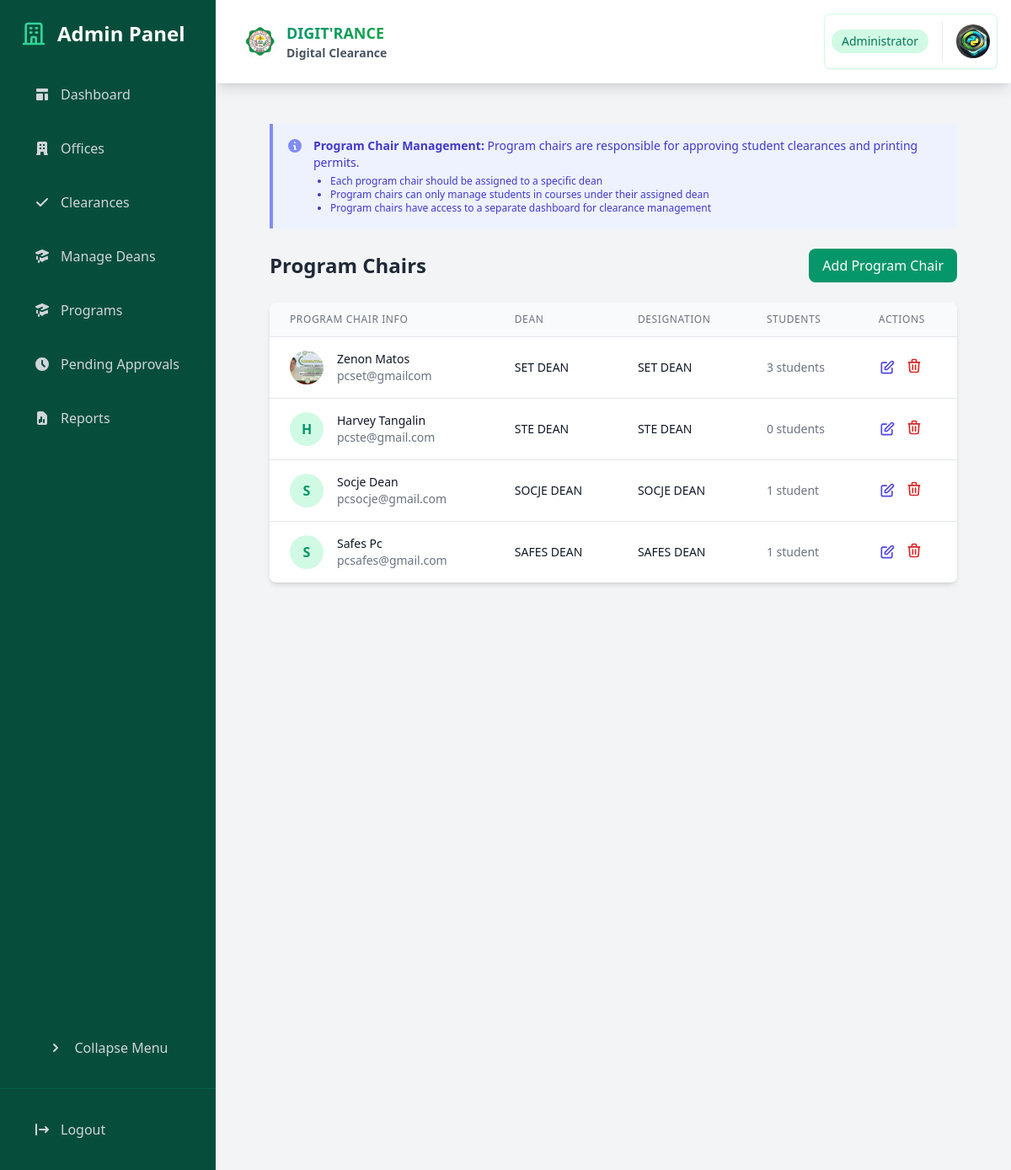
The page /dashboard/admin/program-chairs/ (signed in) on the database its author committed.
### core/models.py (models this page shows, shortened)
class ProgramChair(models.Model):
    user = models.OneToOneField(User, on_delete=models.CASCADE)
    dean = models.ForeignKey(Dean, on_delete=models.SET_NULL, null=True, blank=True)
    profile_picture = models.ImageField(upload_to='program_chair_profiles/', null=True, blank=True)
    designation = models.CharField(max_length=100, blank=True, null=True)
    def get_full_name(self):
        return self.user.get_full_name()

class Dean(models.Model):
    name = models.CharField(max_length=100, unique=True)
    logo = models.ImageField(upload_to='dean_logos/', blank=True, null=True)
    description = models.TextField(blank=True, null=True)
    created_at = models.DateTimeField(auto_now_add=True)

### core/views.py (the view, shortened to what this page needs)
# urls.py: path('dashboard/admin/program-chairs/', views.admin_program_chairs, name='admin_program_chairs'),
@login_required
@user_passes_test(lambda u: u.is_superuser)
def admin_program_chairs(request):
    program_chairs = ProgramChair.objects.all().select_related('user', 'dean')
    for pc in program_chairs:
        pc.student_count = Student.objects.filter(program_chair=pc).count()
    program_chair_user_ids = program_chairs.values_list('user_id', flat=True)
    available_users = User.objects.exclude(id__in=program_chair_user_ids).filter(is_active=True)
    return render(request, 'admin/program_chairs.html', {
        'program_chairs': program_chairs,
        'available_users': available_users,
        'deans': Dean.objects.all()
    })

### core/models.py (called while the page is built)
    def get_profile_picture_url(self):
        return self.profile_picture.url if self.profile_picture else static('img/default-profile.png')

### templates/admin/program_chairs.html (shortened to what this page needs)
{% extends 'admin/base_admin.html' %}
{% block admin_content %}
<div class="space-y-6">
    <div class="bg-indigo-50 border-l-4 border-indigo-400 p-4 mb-4">
        <div class="flex">
            <div class="flex-shrink-0">
                <svg class="h-5 w-5 text-indigo-400" viewBox="0 0 20 20" fill="currentColor">
                    <path fill-rule="evenodd" d="M18 10a8 8 0 11-16 0 8 8 0 0116 0zm-7-4a1 1 0 11-2 0 1 1 0 012 0zM9 9a1 1 0 000 2v3a1 1 0 001 1h1a1 1 0 100-2v-3a1 1 0 00-1-1H9z" clip-rule="evenodd" />
                </svg>
            </div>
            <div class="ml-3">
                <p class="text-sm text-indigo-700">
                    <strong>Program Chair Management:</strong> Program chairs are responsible for approving student clearances and printing permits.
                </p>
                <ul class="list-disc ml-5 text-xs text-indigo-700 mt-1">
                    <li>Each program chair should be assigned to a specific dean</li>
                    <li>Program chairs can only manage students in courses under their assigned dean</li>
                    <li>Program chairs have access to a separate dashboard for clearance management</li>
                </ul>
            </div>
        </div>
    </div>
    <div class="flex justify-between items-center">
        <h1 class="text-2xl font-bold text-gray-800">Program Chairs</h1>
        <button onclick="showAddProgramChairModal()" class="px-4 py-2 bg-emerald-600 text-white rounded-lg hover:bg-emerald-700 transition-colors">
            Add Program Chair
        </button>
    </div>
    <div class="bg-white shadow-md rounded-lg overflow-hidden">
        <table class="min-w-full divide-y divide-gray-200">
            <thead class="bg-gray-50">
                <tr>
                    <th class="px-6 py-3 text-left text-xs font-medium text-gray-500 uppercase tracking-wider">Program Chair Info</th>
                    <th class="px-6 py-3 text-left text-xs font-medium text-gray-500 uppercase tracking-wider">Dean</th>
                    <th class="px-6 py-3 text-left text-xs font-medium text-gray-500 uppercase tracking-wider">Designation</th>
                    <th class="px-6 py-3 text-left text-xs font-medium text-gray-500 uppercase tracking-wider">Students</th>
                    <th class="px-6 py-3 text-left text-xs font-medium text-gray-500 uppercase tracking-wider">Actions</th>
                </tr>
            </thead>
            <tbody class="bg-white divide-y divide-gray-200">
                {% for program_chair in program_chairs %}
                <tr>
                    <td class="px-6 py-4 whitespace-nowrap">
                        <div class="flex items-center">
                            <div class="flex-shrink-0 h-10 w-10">
                                {% if program_chair.profile_picture %}
                                <img class="h-10 w-10 rounded-full object-cover" src="{{ program_chair.profile_picture.url }}" alt="{{ program_chair.get_full_name }}">
                                {% else %}
                                <div class="h-10 w-10 rounded-full bg-emerald-100 flex items-center justify-center">
                                    <span class="text-emerald-600 font-bold">{{ program_chair.get_full_name|slice:":1" }}</span>
                                </div>
                                {% endif %}
                            </div>
                            <div class="ml-4">
                                <div class="text-sm font-medium text-gray-900">{{ program_chair.get_full_name }}</div>
                                <div class="text-sm text-gray-500">{{ program_chair.user.email }}</div>
                            </div>
                        </div>
                    </td>
                    <td class="px-6 py-4 whitespace-nowrap">
                        <div class="text-sm text-gray-900">{{ program_chair.dean.name|default:"Not Assigned" }}</div>
                    </td>
                    <td class="px-6 py-4 whitespace-nowrap">
                        <div class="text-sm text-gray-900">{{ program_chair.designation|default:"Not Specified" }}</div>
                    </td>
                    <td class="px-6 py-4 whitespace-nowrap text-sm text-gray-500">
                        {{ program_chair.student_count }} student{{ program_chair.student_count|pluralize }}
                    </td>
                    <td class="px-6 py-4 whitespace-nowrap text-sm font-medium">
                        <div class="flex items-center space-x-3">
                            <button onclick="editProgramChair('{{ program_chair.id }}')"
                                    class="text-indigo-600 hover:text-indigo-900 transition-colors" title="Edit Program Chair">
                                <svg class="w-5 h-5" fill="none" stroke="currentColor" viewBox="0 0 24 24">
                                    <path stroke-linecap="round" stroke-linejoin="round" stroke-width="2" d="M11 5H6a2 2 0 00-2 2v11a2 2 0 002 2h11a2 2 0 002-2v-5m-1.414-9.414a2 2 0 112.828 2.828L11.828 15H9v-2.828l8.586-8.586z" />
                                </svg>
                            </button>
                            <div class="relative" x-data="{ open: false }">
                                <button @click="open = !open" type="button"
                                        class="text-red-600 hover:text-red-900 transition-colors"
                                        title="Delete Options">
                                    <svg class="w-5 h-5" fill="none" stroke="currentColor" viewBox="0 0 24 24">
                                        <path stroke-linecap="round" stroke-linejoin="round" stroke-width="2" d="M19 7l-.867 12.142A2 2 0 0116.138 21H7.862a2 2 0 01-1.995-1.858L5 7m5 4v6m4-6v6m1-10V4a1 1 0 00-1-1h-4a1 1 0 00-1 1v3M4 7h16" />
                                    </svg>
                                </button>
                            </div>
                        </div>
                    </td>
                </tr>
                {% empty %}
                <tr>
                    <td colspan="5" class="px-6 py-4 text-center text-gray-500">
                        No program chairs found. Click "Add Program Chair" to create one.
                    </td>
                </tr>
                {% endfor %}
            </tbody>
        </table>
    </div>
</div>
{% endblock %}

### rows shown on the page
ProgramChair: profile_picture (picture), get_full_name "Zenon Matos", user.email "pcset@gmailcom", dean.name "SET DEAN", designation "SET DEAN", student_count "3"
ProgramChair: get_full_name "H", get_full_name "Harvey Tangalin", user.email "pcste@gmail.com", dean.name "STE DEAN", designation "STE DEAN", student_count "0"
ProgramChair: get_full_name "S", get_full_name "Socje Dean", user.email "pcsocje@gmail.com", dean.name "SOCJE DEAN", designation "SOCJE DEAN", student_count "1"
ProgramChair: get_full_name "S", get_full_name "Safes Pc", user.email "pcsafes@gmail.com", dean.name "SAFES DEAN", designation "SAFES DEAN", student_count "1"
